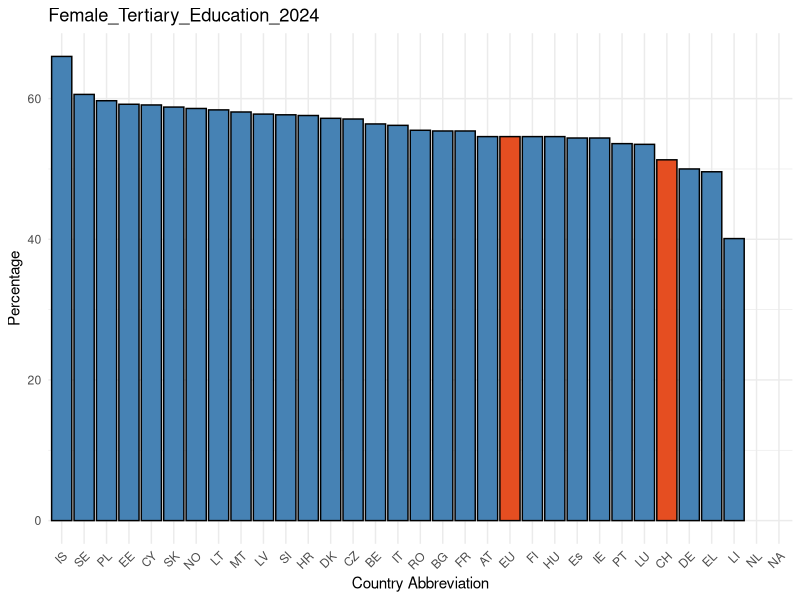
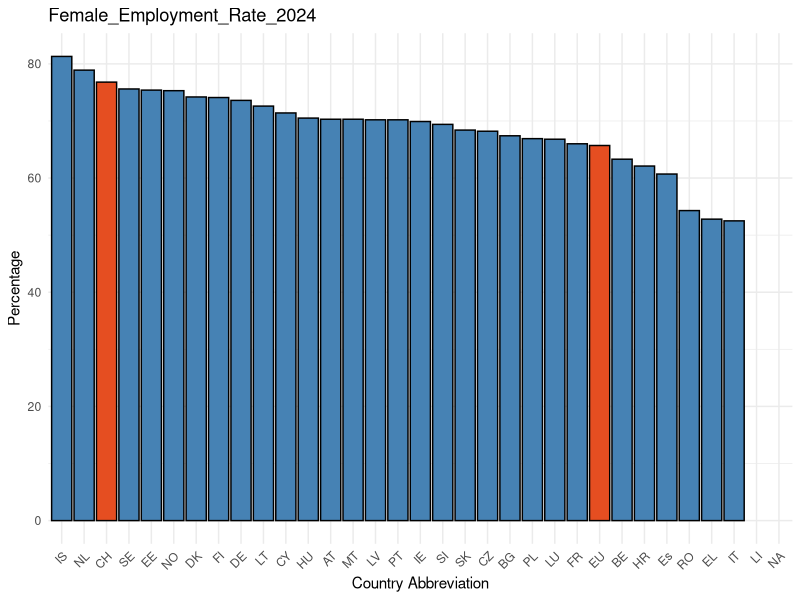
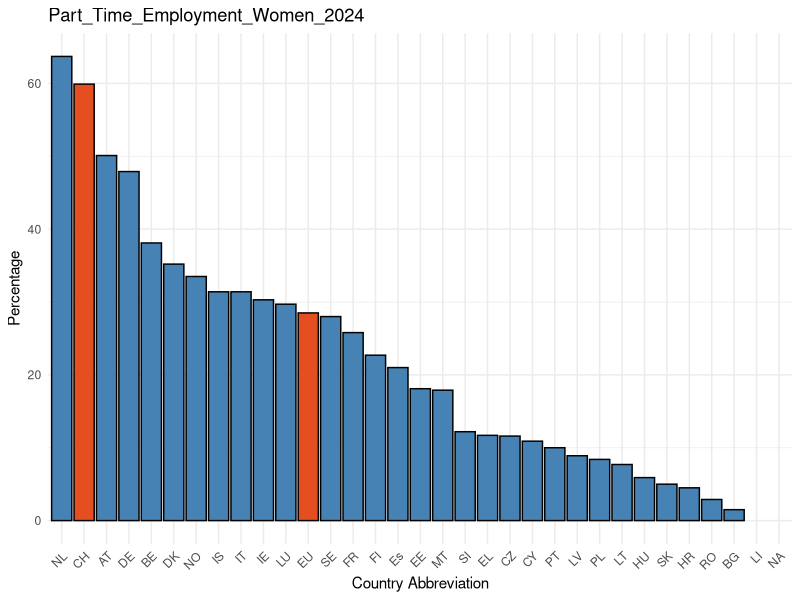
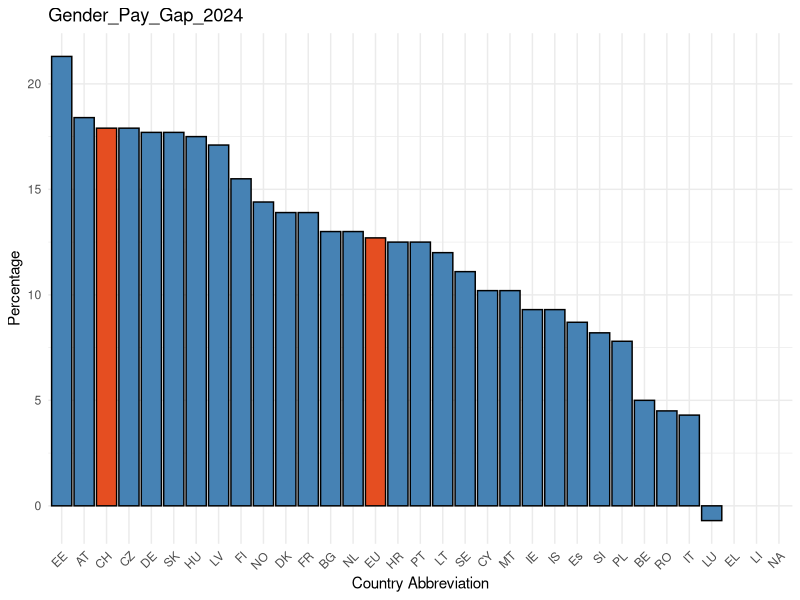
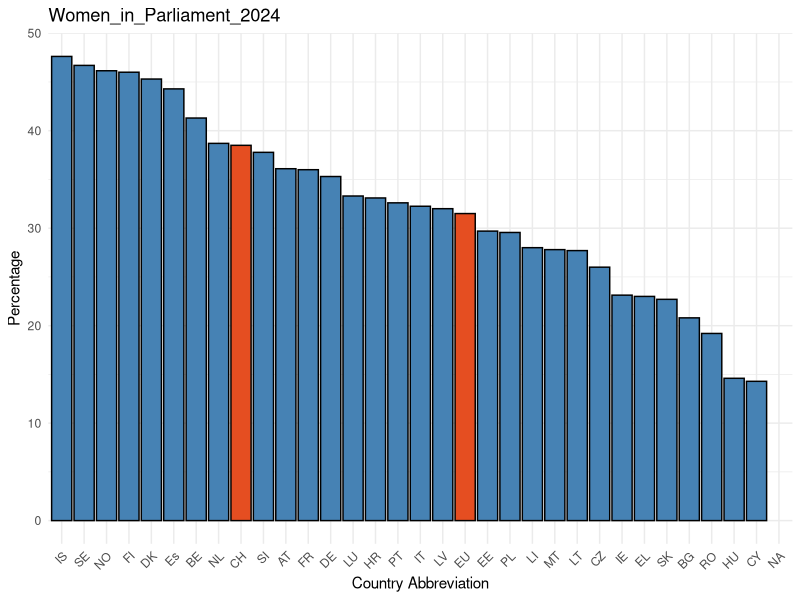
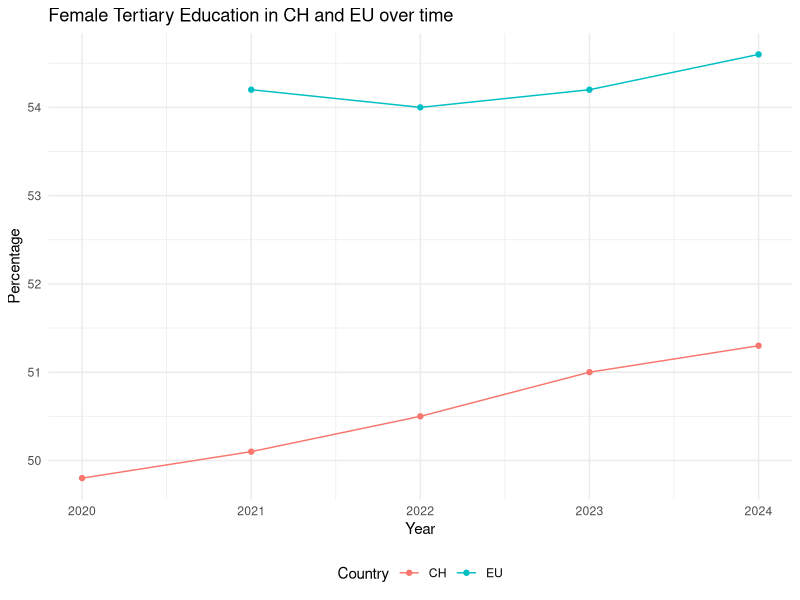
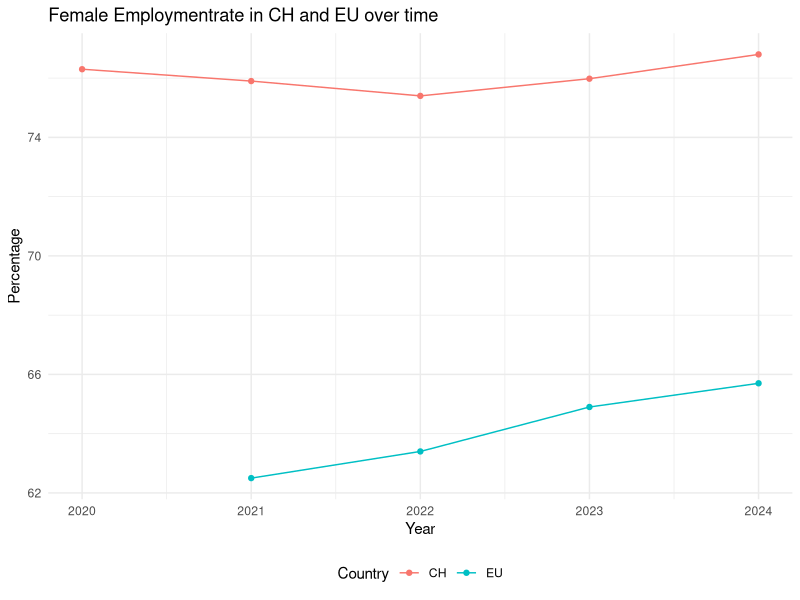
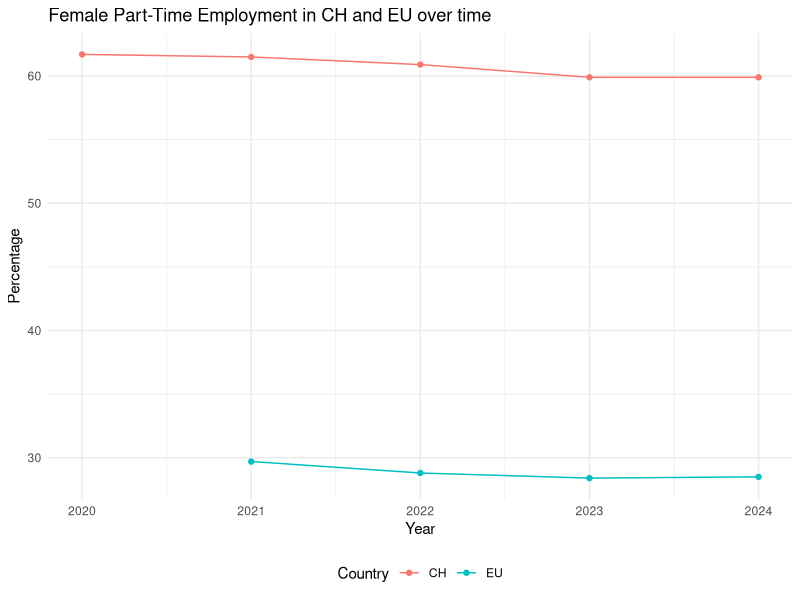

Source code (R) for these figures, in order:
## ---- chunk 1
knitr::opts_chunk$set(
  echo = FALSE,        # Display code
  warning = FALSE,    # Suppress warnings
  message = FALSE,    # Suppress messages
  fig.width = 7,      # Default figure width
  fig.height = 5,     # Default figure height
  fig.align = 'center') # Center align plots
## ---- chunk 2
library(tidyverse)
library(readxl)
library(ggplot2)
library(broom)
library(dplyr)

# Load the data
data <- read_xlsx("data/Gender_Equality_Data_Europe.xlsx")

## ---- chunk 3
# Function to clean data
clean_data <- function(data) {
  data %>%
    mutate(across(
      .cols = -c(Country, abbreviation), # Exclude specific columns
      .fns = ~ {
        # Convert to numeric, replacing non-numeric entries with NA
        as.numeric(as.character(.)) %>% 
        round(2) # Round to two decimal places
      }
    ))
}

# Apply the function to your dataset
cleaned_data <- clean_data(data)

# View cleaned data
head(cleaned_data)

## ---- chunk 4
year2024 <- tibble(cleaned_data %>% 
  select(Country, ends_with("_2024")))
## ---- chunk 5
# Load required libraries
library(ggplot2)
library(dplyr)

# Create bar plots for each _2024 variable
variables_2024 <- colnames(cleaned_data)[grep("_2024", colnames(cleaned_data))]

for (variable in variables_2024) {
  plot <- ggplot(cleaned_data, aes(x = reorder(abbreviation, -!!sym(variable)), y = !!sym(variable))) +
    geom_bar(
      aes(fill = ifelse(abbreviation %in% c("EU", "CH"), "#E54E21", "steelblue")),
      stat = "identity",
      color = "black"
    ) +
    scale_fill_identity() +  # Use the fill values directly without a legend
    labs(
      title = paste(variable),
      x = "Country Abbreviation",
      y = "Percentage"
    ) +
    theme_minimal() +
    theme(axis.text.x = element_text(angle = 45, hjust = 1))
  
  print(plot)
}


## ---- chunk 6
Education <- cleaned_data %>%
  select(abbreviation, starts_with("Female_Te")) %>% 
  pivot_longer(
    cols = -abbreviation,  # Keep abbreviation as is
    names_to = "Year",  # Create a new column named Year
    values_to = "Percentage"  # Create a new column named Percentage
  ) %>%
  mutate(
    Year = str_extract(Year, "\\d{4}"),  # Extract the year from the column names
    Year = as.numeric(Year)  # Convert Year to numeric
   ) %>% filter(abbreviation %in% c("EU", "CH")) 


# Plot the reshaped data
ggplot(Education, aes(x = Year, y = Percentage, color = abbreviation, group = abbreviation)) +
  geom_line() +
  geom_point() +
  labs(
    title = "Female Tertiary Education in CH and EU over time",
    x = "Year",
    y = "Percentage",
    color = "Country"
  ) +
  theme_minimal() +
  theme(legend.position = "bottom")
## ---- chunk 7
Employment <- cleaned_data %>%
  select(abbreviation, starts_with("Female_Em")) %>% 
  pivot_longer(
    cols = -abbreviation,  # Keep abbreviation as is
    names_to = "Year",  # Create a new column named Year
    values_to = "Percentage"  # Create a new column named Percentage
  ) %>%
  mutate(
    Year = str_extract(Year, "\\d{4}"),  # Extract the year from the column names
    Year = as.numeric(Year)  # Convert Year to numeric
   ) %>% filter(abbreviation %in% c("EU", "CH")) 


# Plot the reshaped data
ggplot(Employment, aes(x = Year, y = Percentage, color = abbreviation, group = abbreviation)) +
  geom_line() +
  geom_point() +
  labs(
    title = "Female Employmentrate in CH and EU over time",
    x = "Year",
    y = "Percentage",
    color = "Country"
  ) +
  theme_minimal() +
  theme(legend.position = "bottom")
## ---- chunk 8
Parttime <- cleaned_data %>%
  select(abbreviation, starts_with("Part")) %>% 
  pivot_longer(
    cols = -abbreviation,  # Keep abbreviation as is
    names_to = "Year",  # Create a new column named Year
    values_to = "Percentage"  # Create a new column named Percentage
  ) %>%
  mutate(
    Year = str_extract(Year, "\\d{4}"),  # Extract the year from the column names
    Year = as.numeric(Year)  # Convert Year to numeric
   ) %>% filter(abbreviation %in% c("EU", "CH")) 


# Plot the reshaped data
ggplot(Parttime, aes(x = Year, y = Percentage, color = abbreviation, group = abbreviation)) +
  geom_line() +
  geom_point() +
  labs(
    title = "Female Part-Time Employment in CH and EU over time",
    x = "Year",
    y = "Percentage",
    color = "Country"
  ) +
  theme_minimal() +
  theme(legend.position = "bottom")
## ---- chunk 9
GenderPayGap <- cleaned_data %>%
  select(abbreviation, starts_with("Gender")) %>% 
  pivot_longer(
    cols = -abbreviation,  # Keep abbreviation as is
    names_to = "Year",  # Create a new column named Year
    values_to = "Percentage"  # Create a new column named Percentage
  ) %>%
  mutate(
    Year = str_extract(Year, "\\d{4}"),  # Extract the year from the column names
    Year = as.numeric(Year)  # Convert Year to numeric
   ) %>% filter(abbreviation %in% c("EU", "CH")) 


# Plot the reshaped data
ggplot(GenderPayGap, aes(x = Year, y = Percentage, color = abbreviation, group = abbreviation)) +
  geom_line() +
  geom_point() +
  labs(
    title = "Gender Pay Gap in CH and EU over time",
    x = "Year",
    y = "Percentage",
    color = "Country"
  ) +
  theme_minimal() +
  theme(legend.position = "bottom")
## ---- chunk 10
WomeninParliament <- cleaned_data %>%
  select(abbreviation, starts_with("Female_Te")) %>% 
  pivot_longer(
    cols = -abbreviation,  # Keep abbreviation as is
    names_to = "Year",  # Create a new column named Year
    values_to = "Percentage"  # Create a new column named Percentage
  ) %>%
  mutate(
    Year = str_extract(Year, "\\d{4}"),  # Extract the year from the column names
    Year = as.numeric(Year)  # Convert Year to numeric
   ) %>% filter(abbreviation %in% c("EU", "CH")) 


# Plot the reshaped data
ggplot(WomeninParliament, aes(x = Year, y = Percentage, color = abbreviation, group = abbreviation)) +
  geom_line() +
  geom_point() +
  labs(
    title = "Women in Parliament in CH and EU over time",
    x = "Year",
    y = "Percentage",
    color = "Country"
  ) +
  theme_minimal() +
  theme(legend.position = "bottom")
